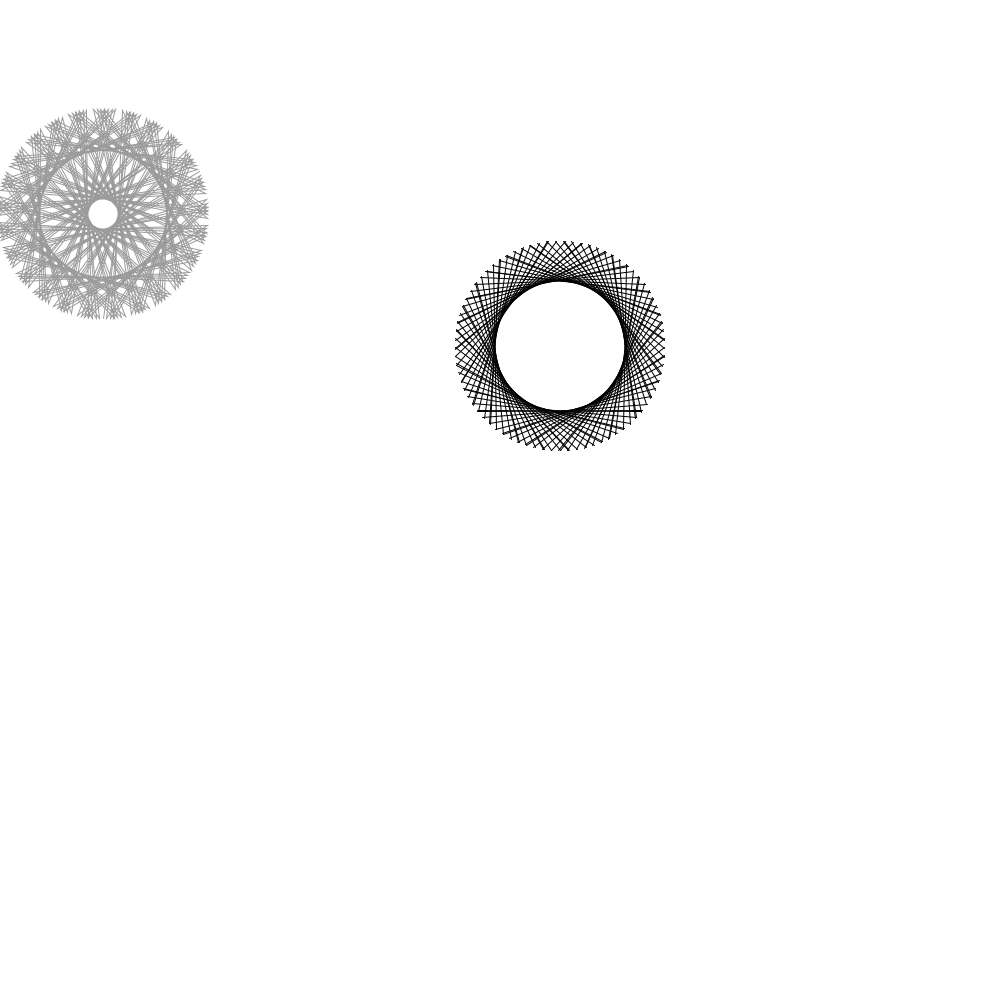
Frame 1 (no input)
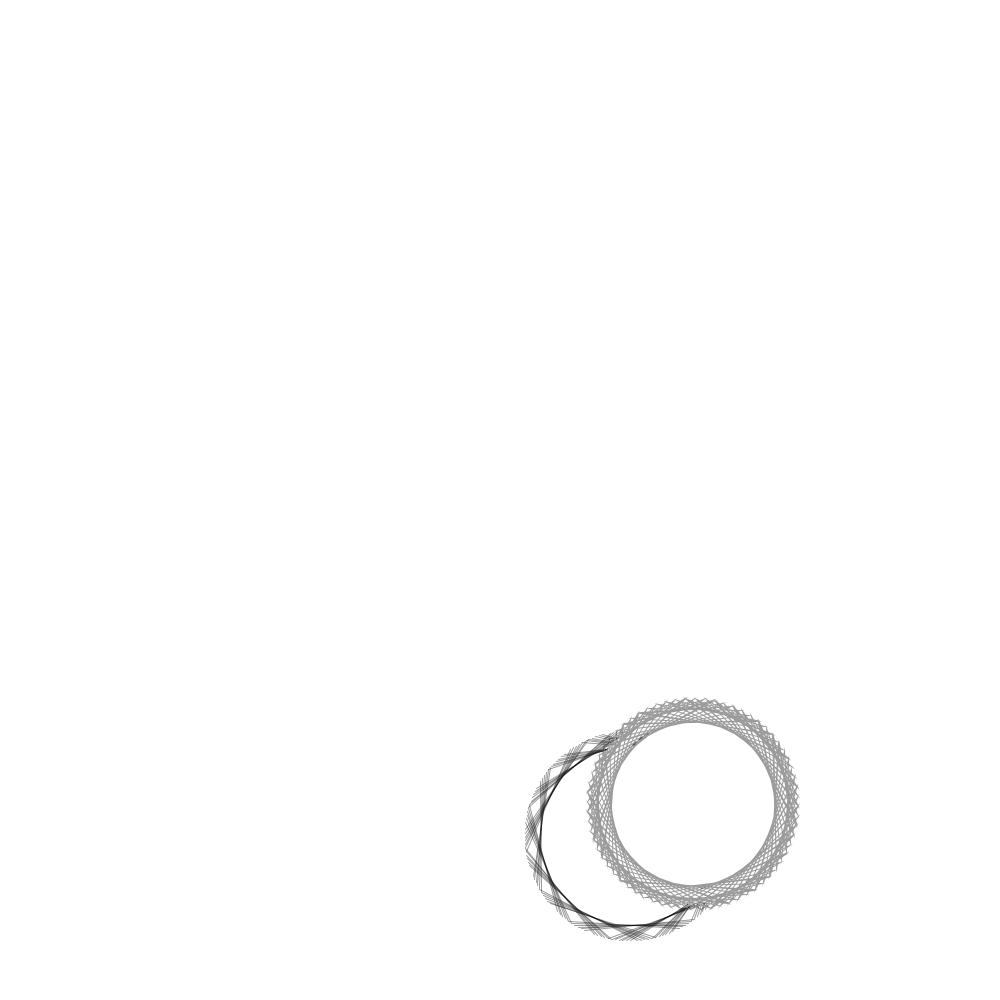
Frame 60 (the mouse pressed at the canvas centre just before this capture)
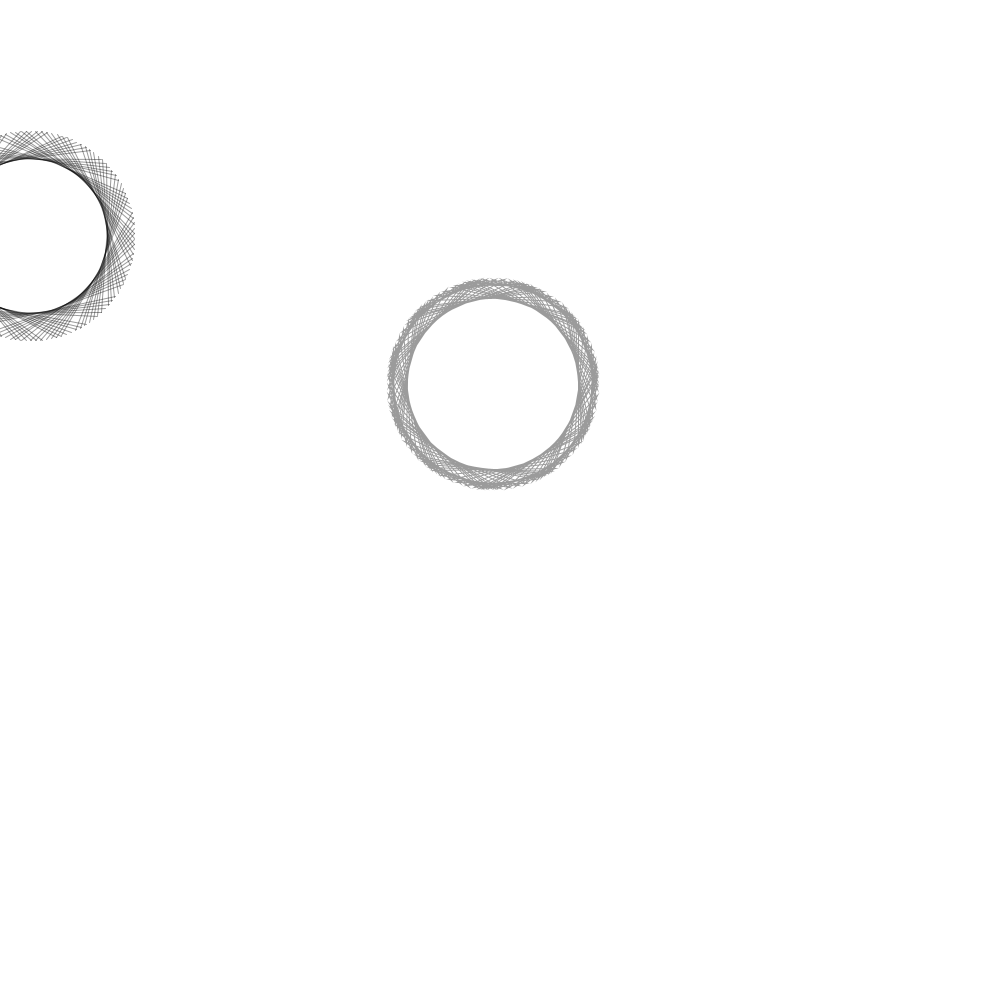
Frame 120 (the mouse held since frame 60 and released just before this capture)

The Processing sketch that drew these frames (run headless with seeded random() and noise(); from frame 60 on, the mouse is pressed at the canvas centre):

// Processing sketch: processing_1060
// ── processing_1060.pde


float xr = random(100);
float xg = random(100);
float xb = random(100);
float xoff = random(100);
float xon = random(100);
float xr1 = random(100);
float xr2 = random(100);

int x1;
int y1;
int dx1;
int dy1;

int x2;
int y2;
int dx2;
int dy2;

float r1;
float r2;

void setup() {

  size(1000, 1000);
  background(255);
  smooth();
  x1 = round(random(width-2*r1));
  y1 = round(random(height-2*r1));
  dx1 = 10;
  dy1 = 10;
  x2 = round(random(width-2*r1));
  y2 = round(random(height-2*r1));
  dx2 = 10;
  dy2 = 10;

  r1 = width/4*noise(xr1);
}

void draw() {
  frameRate(15);

  x1 += dx1;
  y1 += dy1;
  if(x1 > width-r1 || x1 < 0) {
    x1 -= 2*dx1;
    dx1 *= -1;
  } 
  if(y1 > height-r1 || y1 < 0) {
    y1 -= 2*dy1;
    dy1 *= -1; 
  }


  x2 += dx2;
  y2 += dy2;
  if(x2 > width-r1 || x2 < 0) {
    x2 -= 2*dx2;
    dx2 *= -1;
  } 
  if(y2 > height-r1 || y2 < 0) {
    y2 -= 2*dy2;
    dy2 *= -1; 
  }
  
  


  //frameRate(1);
  float r1 = width/4*noise(xr1);
  xr1 += 0;
  background(255);
  //background(255*noise(xr), 255*noise(xg), 255*noise(xb));
  pushMatrix();
  translate(x1, y1);
  for(int i = 0; i < 100; i++) {
    line(r1*sin(3*noise(xg)*i), 
    r1*cos(3*noise(xg)*i), 
    r1*sin(3*noise(xg)*(i+5*noise(xb))), 
    r1*cos(3*noise(xg)*(i+5*noise(xb)))); 
  }
  popMatrix();
  xr += 0.01;
  xg += 0.01;
  xb += 0.01;
  strokeWeight(1);
  stroke(0, 0, 0, 100);

  float r2 = width/4*noise(xr2);
  xr2 += 0.01;
  float f = 3*noise(xoff);
  xoff += 0.01;
  float q = 5*noise(xon);
  xon += 0.01;
  pushMatrix();
  translate(x2, y2);
  beginShape();
  for(int i = 0; i < 100; i++) {
    vertex(r1*sin(f*i), r1*cos(f*i)); 
    vertex(r1*sin(f*(i+q)), r1*cos(f*(i+q)));
  }

  endShape();
  popMatrix();
}
